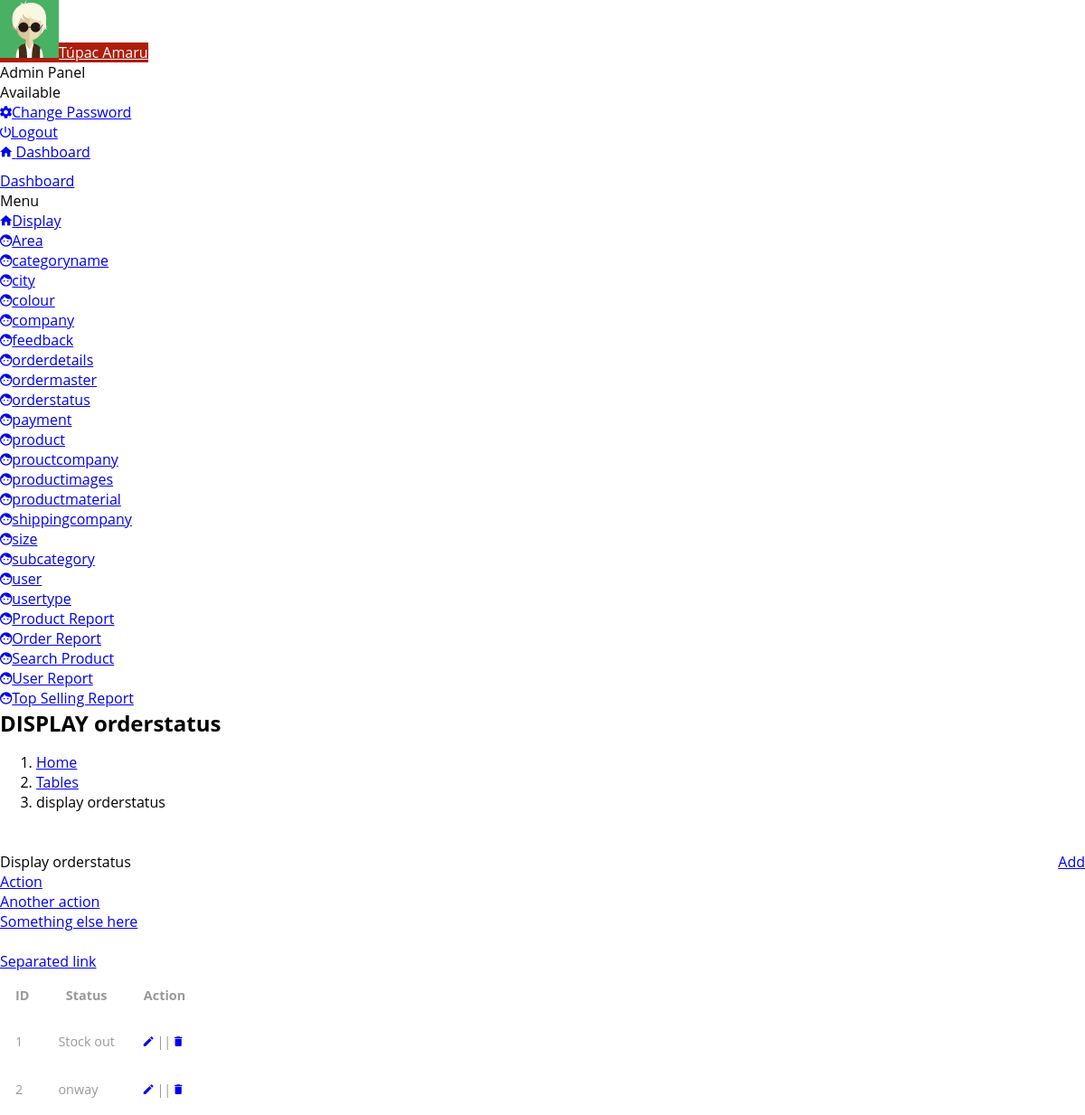
Screenshot of /admin/display-orderstatus.php with the database file from the repository.
### tables this page shows
CREATE TABLE IF NOT EXISTS `tbl_orderstatus` (
  `Status_id` int(11) NOT NULL,
  `Status` varchar(20) NOT NULL,
  `is_active` int(11) NOT NULL DEFAULT '1',
  `is_delete` int(11) NOT NULL DEFAULT '0',
  `insert_datetime` timestamp NOT NULL DEFAULT CURRENT_TIMESTAMP
);

### admin/display-orderstatus.php (the view, shortened to what this page needs)
<!DOCTYPE html>
<html lang="en">
<head>
    <link rel="stylesheet" type="text/css" href="assets/lib/perfect-scrollbar/css/perfect-scrollbar.min.css"/>
    <link rel="stylesheet" type="text/css" href="assets/lib/material-design-icons/css/material-design-iconic-font.min.css"/>
    <link rel="stylesheet" type="text/css" href="assets/lib/datetimepicker/css/bootstrap-datetimepicker.min.css"/>
    <link rel="stylesheet" type="text/css" href="assets/lib/daterangepicker/css/daterangepicker.css"/>
    <link rel="stylesheet" type="text/css" href="assets/lib/select2/css/select2.min.css"/>
    <link rel="stylesheet" type="text/css" href="assets/lib/bootstrap-slider/css/bootstrap-slider.css"/>
    <link rel="stylesheet" href="assets/css/style.css" type="text/css"/>
  </head>
  <body>
    <div class="be-wrapper">
      <?php
      include './theme-part/header.php';
      ?>
      <?php
      include './theme-part/side_bar.php';
      ?>
         <div class="be-content">
        <div class="page-head">
          <h2 class="page-head-title">DISPLAY orderstatus</h2>
          <ol class="breadcrumb page-head-nav">
            <li><a href="#">Home</a></li>
            <li><a href="#">Tables</a></li>
            <li class="active">display orderstatus</li>
          </ol>
          <a href="insert-orderstatus.php" class="btn btn-primary" style="float: right">Add</a>
        </div>
        <div class="main-content container-fluid">
          <div class="row">
            <div class="col-sm-12">
              <div class="panel panel-default panel-table">
                <div class="panel-heading"> Display orderstatus
                  <div class="tools dropdown"><a href="#" type="button" data-toggle="dropdown" class="dropdown-toggle"></a>
                    <ul role="menu" class="dropdown-menu pull-right">
                      <li><a href="#">Action</a></li>
                      <li><a href="#">Another action</a></li>
                      <li><a href="#">Something else here</a></li>
                      <li class="divider"></li>
                      <li><a href="#">Separated link</a></li>
                    </ul>
                  </div>
                </div>
                <div class="panel-body">
                  <table  class="table table-striped table-hover table-fw-widget">
                    <thead>
                      <tr>
                        <th>ID</th>
                        <th>Status</th>
                       <th class="tg-5xsc">Action</th>
                      </tr>
                    </thead>
 <?php
$qry = "select * from tbl_orderstatus";
$result = mysqli_query($conn,$qry);
 while ($row = mysqli_fetch_array($result)){
    echo "<tr>";
    echo "<td>{$row['Status_id']}</td>";
    echo "<td>{$row['Status']}</td>";
    echo "<td><a href='edit-orderstatus.php?eid={$row['Status_id']}'><i class='mdi mdi-edit' aria-hidden='true'></i></a> || <a href='?id=$row[0]'><i class='mdi mdi-delete' aria-hidden='true'></i></a> </td>";
    echo "<tr>";
}
?>
                  </table>
                </div>
              </div>
            </div>
          </div>
        </div>
      </div>
    </div>
  </body>
</html>

### css/style.css (style rules this page uses)
body a { transition:0.5s all; -webkit-transition:0.5s all; -moz-transition:0.5s all; -o-transition:0.5s all; -ms-transition:0.5s all; }
h1,h2,h3,h4,h5,h6 { padding:0 0; margin:0 0; font-family: 'Open Sans', sans-serif; }
ul { padding:0 0; margin:0 0; }
body { padding:0 0; margin:0 0; font-family: 'Open Sans', sans-serif; }
.table > thead > tr > th, .table > tbody > tr > th, .table > tfoot > tr > th, .table > thead > tr > td, .table > tbody > tr > td, .table > tfoot > tr > td { border-top: none !important; }
.table td, .table>tbody>tr>td, .table>tbody>tr>th, .table>tfoot>tr>td, .table>tfoot>tr>th, .table>thead>tr>td, .table>thead>tr>th { padding: 15px!important; }
.table > thead > tr > th, .table > tbody > tr > th, .table > tfoot > tr > th, .table > thead > tr > td, .table > tbody > tr > td, .table > tfoot > tr > td { font-size: 0.9em; color: #999; border-top: none !important; }
ol { margin-bottom: 44px; }

### rows the page displays
tbl_orderstatus: Status_id "1", Status "Stock out"
tbl_orderstatus: Status_id "2", Status "onway"
